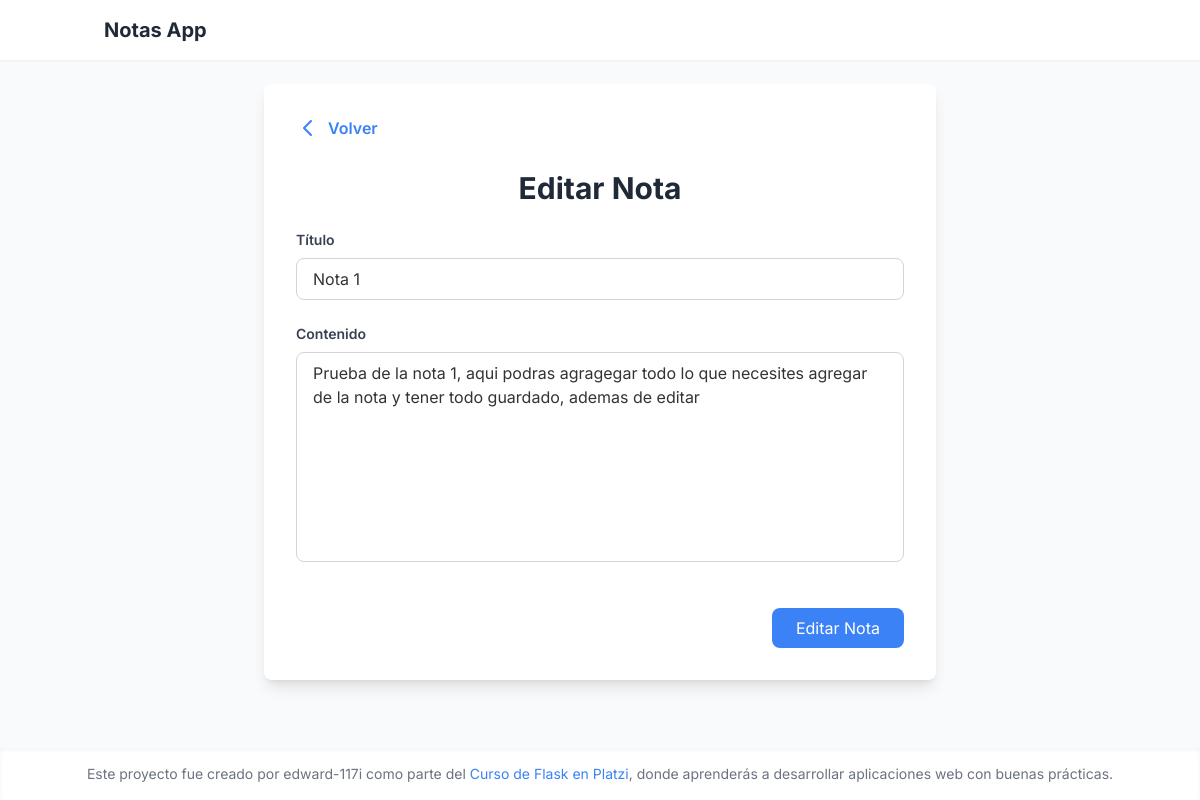
Before: /editar-nota/1 with the older database file.
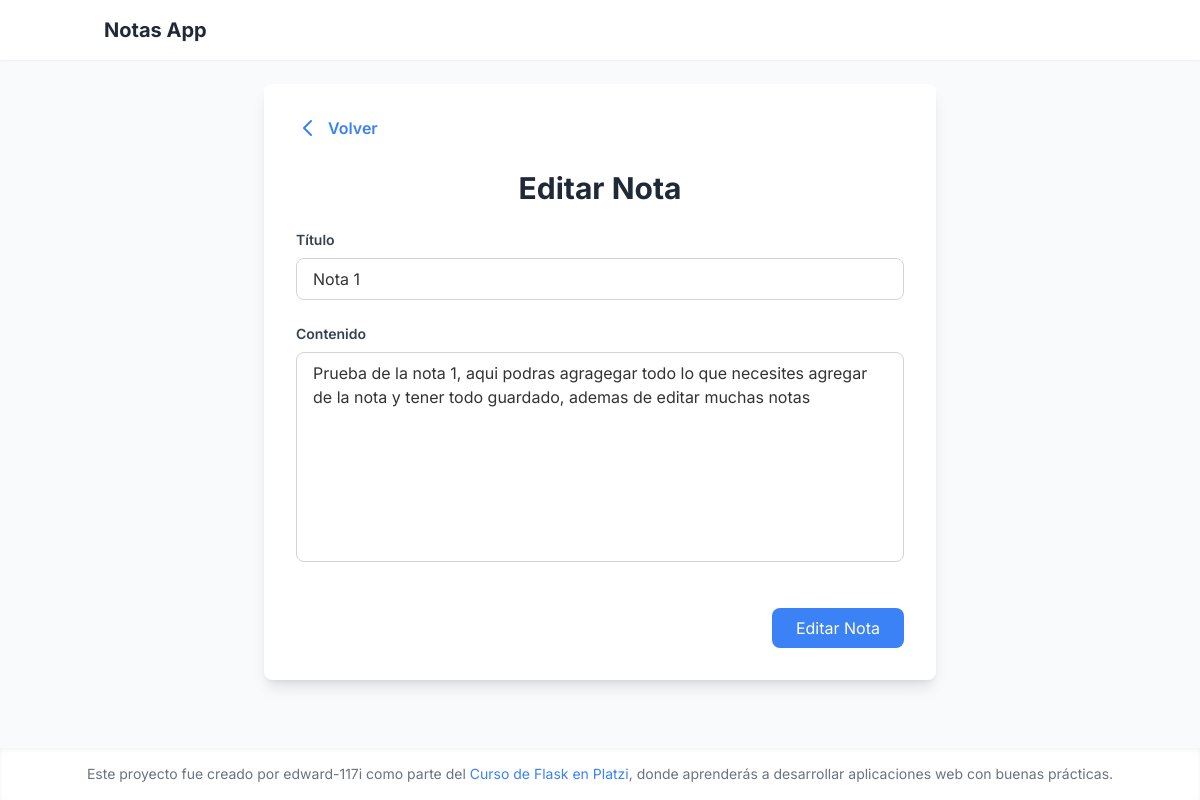
After: the same page with the newer database file.
### models.py (models this page shows, shortened)
class Note(db.Model):
    id = db.Column(db.Integer, primary_key=True)
    title = db.Column(db.String(50), nullable=False)
    content = db.Column(db.String(100), nullable=False)
    created_at = db.Column(db.DateTime, default=db.func.now())

### notes/routes.py (the view)
@notes_bp.route("/editar-nota/<int:id>", methods=["GET", "POST"])
def edit_note(id):
    note = Note.query.get_or_404(id)
    if request.method == "POST":
        note.title = request.form.get("title", "")
        note.content = request.form.get("content", "")
        db.session.commit()
        return redirect(url_for("notes.home"))
    return render_template("edit_form.html", note=note)

### templates/edit_form.html (shortened to what this page needs)
{% extends "base.html" %}
{% block content %}
<div class="flex justify-center">
    <div class="w-full max-w-2xl bg-white shadow-lg rounded-lg p-8">
        <div class="mb-6">
            <a href="{{ url_for('notes.home') }}" class="inline-flex items-center text-blue-500 hover:text-blue-700 transition">
                <svg class="w-6 h-6 mr-2" fill="none" stroke="currentColor" viewBox="0 0 24 24">
                    <path stroke-linecap="round" stroke-linejoin="round" stroke-width="2" d="M15 19l-7-7 7-7"></path>
                </svg>
                <span class="font-semibold">Volver</span>
            </a>
        </div>
        <h1 class="text-3xl font-bold text-gray-800 mb-6 text-center">Editar Nota</h1>
        <form method="POST" class="space-y-6">
            <div>
                <label for="title" class="block text-sm font-semibold text-gray-700 mb-2">Título</label>
                <input type="text" name="title" id="title" required value="{{ note.title }}"
                    class="w-full px-4 py-2 border border-gray-300 rounded-lg focus:outline-none focus:ring-2 focus:ring-blue-500 focus:border-transparent"
                    placeholder="Ingresa el título de tu nota">
            </div>
            <div>
                <label for="content" class="block text-sm font-semibold text-gray-700 mb-2">Contenido</label>
                <textarea name="content" id="content" required rows="8"
                    class="w-full px-4 py-2 border border-gray-300 rounded-lg focus:outline-none focus:ring-2 focus:ring-blue-500 focus:border-transparent resize-none"
                    placeholder="Escribe el contenido de tu nota...">{{ note.content }}</textarea>
            </div>
            <div class="flex justify-end pt-4">
                <button type="submit"
                    class="px-6 py-2 bg-blue-500 text-white rounded-lg hover:bg-blue-600 transition">Editar Nota</button>
            </div>
        </form>
    </div>
</div>
{% endblock %}

Changed rows visible on the page:
changed Note "Nota 1": content "Prueba de la nota 1, aqui podras agragegar todo lo que necesites agregar de la nota y tener todo guardado, ademas de editar" → "Prueba de la nota 1, aqui podras agragegar todo lo que necesites agregar de la nota y tener todo guardado, ademas de editar muchas notas"
